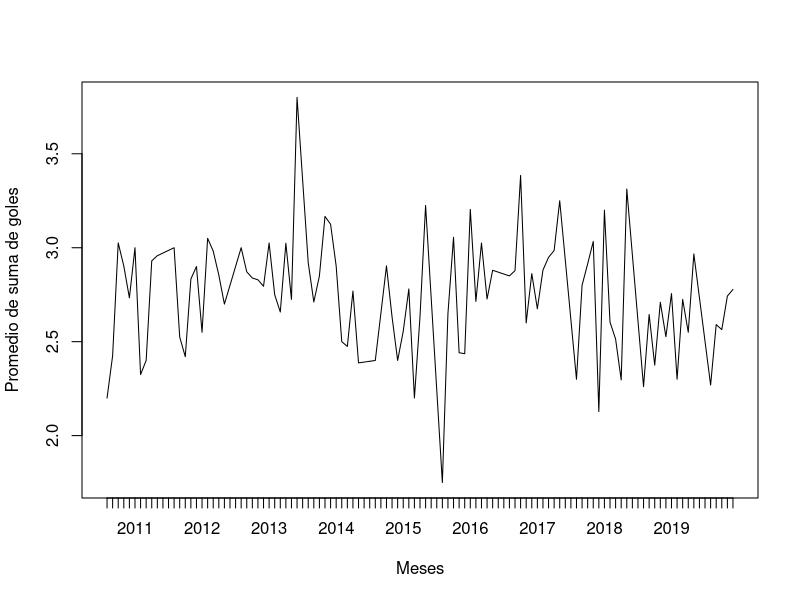

Recreate this plot in R.
library(dplyr)
library(zoo)

match_data <- read.csv("match.data.csv")

match_data$date <- as.Date(match_data$date, format = "%Y-%m-%d")

match_data$sumagoles <- match_data$home.score + match_data$away.score

match_data$mes <- format(match_data$date, "%Y-%m")

match_data_by_month <- group_by(match_data, mes)

promedios <- match_data_by_month %>%
    summarise(promedio_suma_goles = mean(sumagoles))

promedios <- promedios %>% mutate(mes = as.yearmon(mes))

promedios <- promedios %>% subset(mes <= as.yearmon("2019-12"))

plot(
    x = promedios$mes,
    y = promedios$promedio_suma_goles,
    type = "l",
    xlab = "Meses",
    ylab = "Promedio de suma de goles"
)